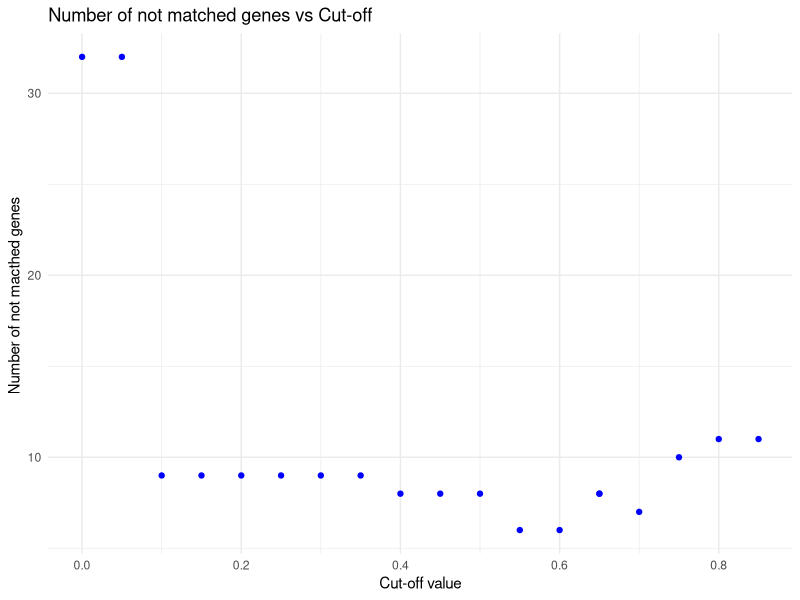

This figure's R source:
library(data.table)
library(magrittr)
library(XML)
library(tidyverse)
library(dplyr)
library(openxlsx)
library(magrittr)
library(readxl)
library(ggplot2)

remove_substring_from_list <- function(my_list, substring) {
  modified_list <- lapply(my_list, function(item) {
    gsub(substring, "", item)
  })
  return(modified_list %>% unlist())
}

match_exp_pattern <- function(gl = gene_list, d = xml_df,
                              de = diff_exp_data[[1]], cutoff = 0.7) {
  de <- de[de$hgnc_symbol %in% gl, ]
  exp_vec <- de[["log2FoldChange"]]
  exp_vec <- lapply(exp_vec, function(x) {
    x[which(x < 0)] <- 0
    x[which(x > 0)] <- 1
    x
  })
  exp_vec <- unlist(exp_vec)

  names(exp_vec) <- paste0(de[["hgnc_symbol"]], "median")
  exp_vec <- exp_vec[names(exp_vec) %in% colnames(d)]
  d_exp <- d[, names(exp_vec)]
  matched_samples <- apply(d_exp, MARGIN = 1, function(x) {
    check <- x == exp_vec
    total <- length(check)
    equal <- length(which(check))
    if (equal / total >= cutoff) {
      return(TRUE)
    } else {
      return(FALSE)
    }
  }) %>% unlist()
  # ss <- names(matched_samples)
  # ss <- as.numeric(ss)
  d[["bcr_patient_barcode"]][which(matched_samples)]
}

analyse_sample_data <- function(patient_data_, diff_exp_data_) {
  patient_data_ <- copy(patient_data_)
  diff_exp_data_ <- copy(diff_exp_data_)
  row.names(patient_data_) <- patient_data_$bcr_patient_barcode
  all_gene_median_columns <- colnames(patient_data_)[grep("median", colnames(patient_data_))]
  all_gene_columns <- remove_substring_from_list(all_gene_median_columns, "median")

  useful_exp_data <- diff_exp_data_[diff_exp_data_$hgnc_symbol %in% all_gene_columns, ]
  useful_exp_data[useful_exp_data == -1] <- 0
  # print("Not in expression_data.xlsx:")
  # not_in_exp_data <- setdiff(all_gene_columns, useful_exp_data$hgnc_symbol)
  # print(not_in_exp_data)

  # Transpose the dataframe
  useful_exp_data_good_view <- as.data.frame(t(useful_exp_data), stringsAsFactors = FALSE)
  # Set the column names
  colnames(useful_exp_data_good_view) <- useful_exp_data_good_view[1, ]
  useful_exp_data_good_view <- useful_exp_data_good_view[-1, ]
  # Reset row names
  rownames(useful_exp_data_good_view) <- NULL

  useful_exp_data_for_comparison <- useful_exp_data_good_view[rep(seq_len(nrow(useful_exp_data_good_view)), each = nrow(patient_data_)), ]
  new_col_names <- paste0(colnames(useful_exp_data_for_comparison), "median")
  colnames(useful_exp_data_for_comparison) <- new_col_names
  row.names(useful_exp_data_for_comparison) <- patient_data_$bcr_patient_barcode
  useful_exp_data_for_comparison[] <- lapply(useful_exp_data_for_comparison, function(x) ifelse(is.character(x), as.integer(x), x))
  data_for_comparison <- patient_data_[colnames(useful_exp_data_for_comparison)]

  errors <- abs(data_for_comparison - useful_exp_data_for_comparison)
  return(errors)
}

gene_list <- unlist(as.list(read_excel("gene_list.xlsx", col_names = FALSE)))
tcga_data <- read.table("tcga_lgg_data.txt", header = TRUE, sep = "\t")
# print(tcga_data)
diff_exp_data <- read_excel("expression_data.xlsx", col_names = TRUE)
# print(diff_exp_data)
diff_exp_data <- diff_exp_data[!is.na(diff_exp_data[, 1]), ]
diff_exp_data <- diff_exp_data[!is.na(diff_exp_data[, 2]), ]

cutoff_values <- c(0, 0.1, 0.2, 0.3, 0.4, 0.5, 0.6, 0.65, 0.7, 0.71, 0.72, 0.73, 0.74, 0.75, 0.8, 0.85, 0.9, 1)
p_errors_matched <- c()
p_errors_unmatched <- c()
cutoff_values <- c(0, 0.05, 0.1, 0.15, 0.2, 0.25, 0.3, 0.35, 0.4, 0.45, 0.5, 0.55, 0.65, 0.6, 0.65, 0.7, 0.75, 0.8, 0.85) # , 0.9, 1

# cutoff_values <- c(0.7, 0.8)
n_genes_unmatched <- c()

for (cutoff_value in cutoff_values) {
  # print("cutoff:")
  # print(cutoff_value)
  matched_samples <- match_exp_pattern(
    gl = gene_list, # from one of the tabs in gene_list.xlsx
    d = tcga_data, # from tcga_lgg_data.txt
    de = diff_exp_data, # from the corresponding list of expression_data.xlsx
    cutoff = cutoff_value
  ) # cutoff - the minimal fraction of genes with matching pattern within selected sample
  tcga_data_matched <- tcga_data[tcga_data$bcr_patient_barcode %in% matched_samples, ]
  errors_matched <- analyse_sample_data(tcga_data_matched, diff_exp_data)
  p_error <- sum(errors_matched) / 80 / nrow(tcga_data_matched)
  p_errors_matched <- c(p_errors_matched, p_error)

  print(cutoff_value)
  strange_genes <- colnames(errors_matched[colSums(errors_matched) > 0.5 * nrow(errors_matched)])
  if (length(strange_genes) < 20) {
    print(length(strange_genes))
    print(gsub("median", "", strange_genes))
  }
  strange_people <- rownames(errors_matched[rowSums(errors_matched) > 0.5 * ncol(errors_matched), ])
  print(length(strange_people) == 0)

  tcga_data_unmatched <- tcga_data[!tcga_data$bcr_patient_barcode %in% matched_samples, ]
  errors_unmatched <- analyse_sample_data(tcga_data_unmatched, diff_exp_data)
  p_error <- sum(errors_unmatched) / 80 / nrow(tcga_data_unmatched)
  p_errors_unmatched <- c(p_errors_unmatched, p_error)
  n_genes_unmatched <- c(n_genes_unmatched, length(strange_genes))
}
# p <- ggplot(data = data.frame(cutoff_values, p_errors_matched), aes(x = cutoff_values, y = p_errors_matched)) +
#   geom_point(color = "blue") +
#   geom_smooth(method = "lm", se = FALSE, color = "red", linetype = "dashed") +
#   labs(title = "Scatter Plot with Trend Line", x = "X", y = "Y") +
#   theme_minimal()
p <- ggplot() +
  geom_point(data = data.frame(x = cutoff_values, y = n_genes_unmatched), aes(x = cutoff_values, y = n_genes_unmatched), color = "blue") +
  # geom_point(data = data.frame(x = cutoff_values, y = p_errors_matched), aes(x = cutoff_values, y = p_errors_matched), color = "blue") +
  # geom_point(data = data.frame(x = cutoff_values, y = p_errors_unmatched), aes(x = cutoff_values, y = p_errors_unmatched), color = "red") +
  # geom_smooth(data = data.frame(x = cutoff_values, y = p_errors_matched), aes(x = cutoff_values, y = p_errors_matched), method = "lm", se = FALSE, color = "red", linetype = "dashed") +
  # geom_smooth(data = data.frame(x = cutoff_values, y = p_errors_unmatched), aes(x = cutoff_values, y = p_errors_unmatched), method = "lm", se = FALSE, color = "purple", linetype = "dashed") +
  # labs(title = "Probability of Error vs Cut-off", x = "Cut-off value", y = "Probability of Error") +
  labs(title = "Number of not matched genes vs Cut-off", x = "Cut-off value", y = "Number of not macthed genes ") +
  # coord_cartesian(ylim = c(0, 1)) +
  theme_minimal()
ggsave("plot.png", p, width = 8, height = 6, dpi = 300)
# IRdisplay::display(p)

# plotting: ggsci, ggpubr, ggplot -- recommended

# 1. survival analysis cutoff 0.8 vs cutoff 0.2, 0.7 vs 0.3, 0.6 vs 0.4, etc.
# 2. remove genes from expression_data and repeat 1.
# slides -> googlelides, 00:00 from Mon to Tue, English
# - expain
# - patter exp
# - tcga data
# - matched vs anti-matched
# - cutoff vs number of genes that couldn't match
# - same genes? - yes -> list of genes (gene -- number of unmatched)
# - survival analysis 1 and 2.

# R t-test tcga_data_matched vs tcga_data_others
# tcga_data_matched <- tcga_data[tcga_data$bcr_patient_barcode %in% matched_samples, ]
# tcga_data_others <- tcga_data[!tcga_data$bcr_patient_barcode %in% matched_samples, ]

# all_gene_median_columns <- colnames(tcga_data_matched)[grep("median", colnames(tcga_data_matched))]

# p_values <- c()

# for (col in all_gene_median_columns) {
#   # col <- gsub("median", "", col)
#   t_from_test <- t.test(tcga_data_matched[[col]], tcga_data_others[[col]],
#     alternative = c("two.sided"),
#     mu = 0, paired = FALSE, var.equal = FALSE,
#     conf.level = 0.95
#   )
#   p_values <- c(p_values, t_from_test$p.value)
# }

# pvals <- p_values
# exp_p <- c(1:length(pvals)) / length(pvals)
# observed_p_values <- -log10(pvals)
# expected_p_values <- -log10(exp_p)
# observed_p_values <- sort(observed_p_values, decreasing = TRUE)
# plot(expected_p_values, observed_p_values)
# lines(c(0:10), c(0:10), col = "red")
# print(summary(lm(observed_p_values ~ expected_p_values)))
